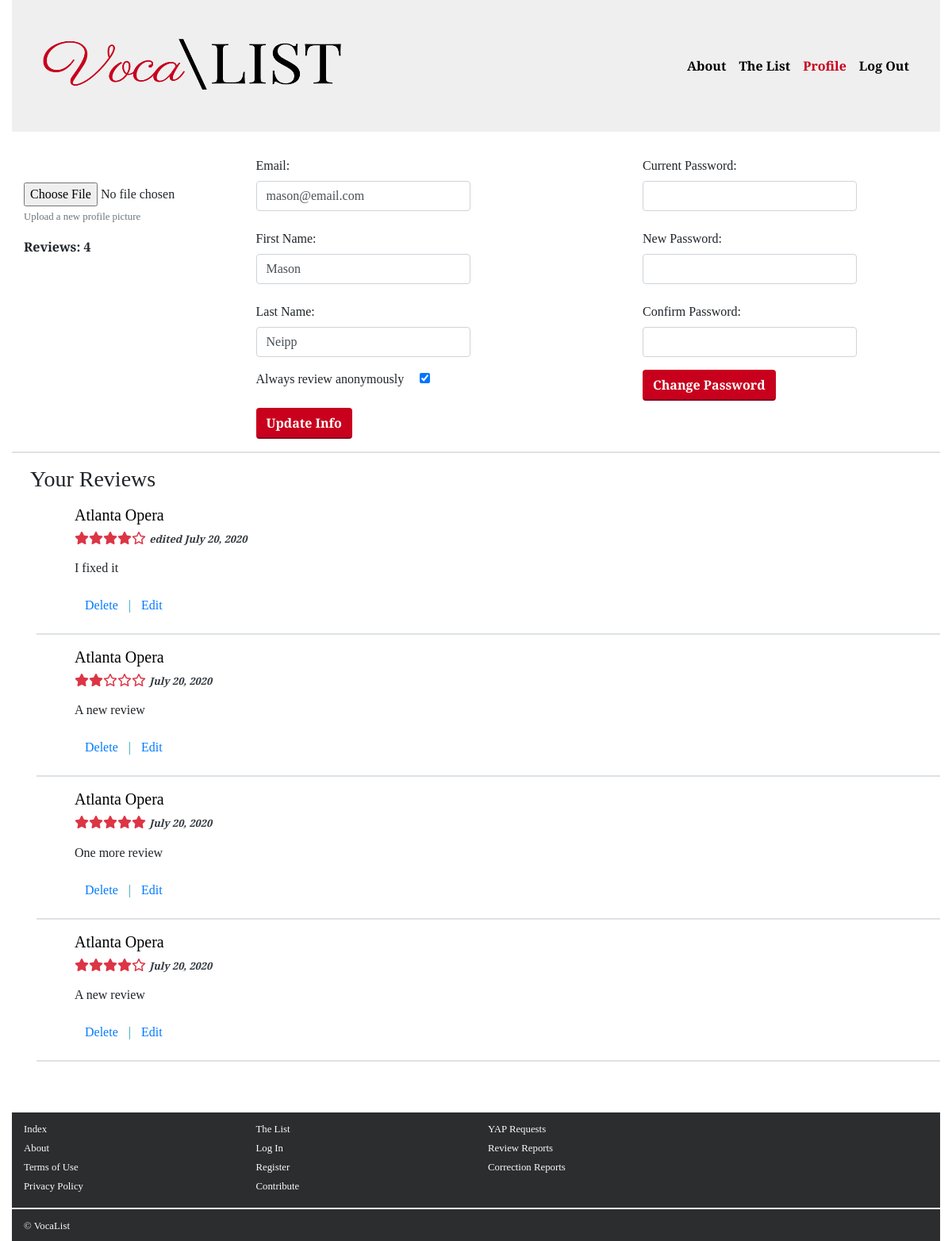
Before: /profile (signed in) with the older database file.
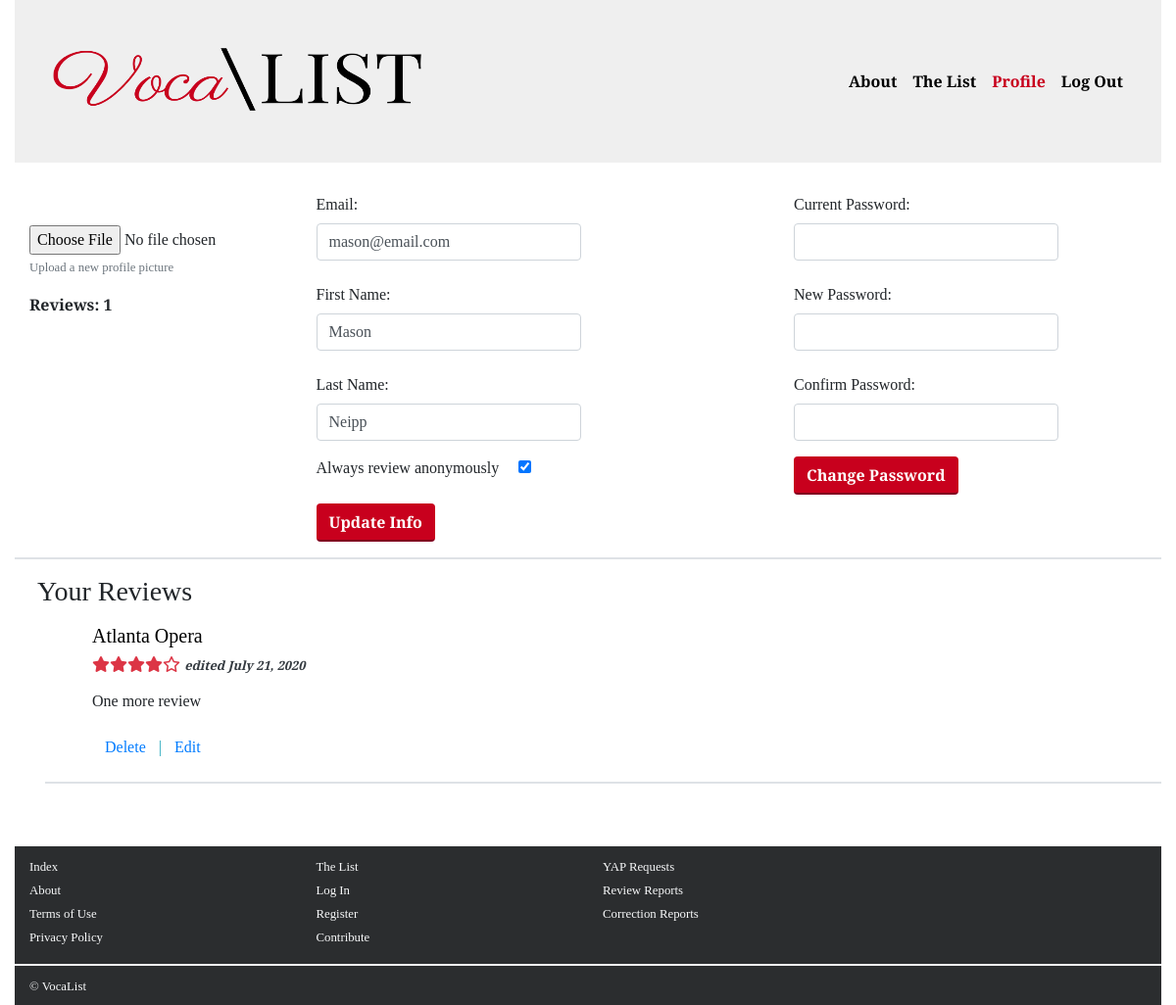
After: the same page with the newer database file.
### user_app/models.py (models this page shows, shortened)
class User(models.Model):
    first_name = models.CharField(max_length=255)
    last_name = models.CharField(max_length=255)
    email = models.CharField(max_length=255)
    password = models.CharField(max_length=255)
    image = models.ImageField(default='profile_pictures/default.png', upload_to='profile_pictures')
    anonymous = models.BooleanField(default = True)
    user_level_choices =[
        (0,"Normal"),
        (9,"Admin")
    ]
    user_level = models.IntegerField(choices=user_level_choices, default=0)
    user_level = models.IntegerField(default = 0)
    created_at = models.DateTimeField(auto_now_add=True)
    edited_at = models.DateTimeField(auto_now=True)
    objects = userManager()

### vocalist_app/models.py (models this page shows, shortened)
class Review(models.Model):
    content = models.TextField(blank= True, null=True)
    rating = models.IntegerField()
    company = models.ForeignKey(Company, related_name = "has_reviews", on_delete=models.CASCADE)
    creator = models.ForeignKey(User, related_name="has_reviewed", on_delete=models.CASCADE)
    anonymous = models.BooleanField(default = True)
    created_at = models.DateField(auto_now_add = True)
    updated_at = models.DateField(auto_now= True)
    def datePosted(self):
        return datetime.strftime(self.created_at, "%B %d, %Y")
    def dateEdited(self):
        return datetime.strftime(self.updated_at, "%B %d, %Y")

class Company(models.Model):
    name = models.CharField(max_length=255)
    weekly_stipend = models.DecimalField(max_digits=7, decimal_places=2)
    category = models.CharField(max_length=20)
    agma = models.BooleanField(default = False)
    housing = models.BooleanField(default = False)
    travel_stipend = models.BooleanField(default=False)
    benefits = models.BooleanField(default=False)
    slug = models.SlugField(unique= True, max_length=255, null=True, blank=True)
    description = models.TextField(blank = True, null = True)
    website = models.URLField(blank = True, null = True)
    logo = models.TextField(blank=True, null=True)
    minimum_age = models.IntegerField(blank=True, null=True)
    maximum_age = models.IntegerField(blank=True, null =True)
    created_at = models.DateField(auto_now_add = True)
    updated_at = models.DateField(auto_now= True)
    def __str__(self):
        return f'{self.name}'

### user_app/views.py (the view)
# urls.py: path('profile', user_views.user_profile, name="user_profile"),
def user_profile(request):
    if 'user_id' not in request.session:
        return reverse('login')
    else:
        context={
            'logged_user': User.objects.get(id=request.session['user_id'])
        }
        return render(request, "user_profile.html", context)

### vocalist_app/templates/user_profile.html (shortened to what this page needs)
<!doctype html>
<html lang=>
<head>
    <link rel="stylesheet" href="https://stackpath.bootstrapcdn.com/bootstrap/4.3.1/css/bootstrap.min.css"
>
    <link href="{% static 'css/style.css' %}" rel="stylesheet" type="text/css">
</head>
<body>
    <div class="container-fluid">
        <nav class="navbar navbar-expand-lg navbar-light" style="background-color:#efefef">
            <div class="container-fluid">
                <a href="{% url 'index' %}"><img src="{% static 'img/vocalist-logo.png' %}" class="navbar-brand"
                        height=150px width=400px></img></a>
                <div class="collapse navbar-collapse" id="navbarNavAltMarkup">
                    <div class="navbar-nav ml-auto">
                        <a class="nav-link font-weight-bold" href="{% url 'about' %}">About</a>
                        <a class="nav-link font-weight-bold" href="{% url 'list' %}">The List</a>
                        {% if logged_user %}
                        <a class="nav-link font-weight-bold active disabled" href="{% url 'user_profile' %}">Profile</a>
                        <a class="nav-link font-weight-bold" href="{% url 'logout' %} ">Log Out</a>
                        {% else %}
                        <a class="nav-link font-weight-bold" href="{% url 'login' %} ">Log In</a>
                        {% endif %}
                    </div>
                </div>
            </div>
        </nav>
        <div class="container-fluid mt-4">
            <div class="row d-flex justify-content-between">
                <div class="col-md-2">
                    <form action="{% url 'update_user_profile' %}" class="mt-0" method="POST" id="update-info" enctype="multipart/form-data">
                    <div class="form-group mt-3">
                        <input type="file" name="profile_picture" id="profile_picture" class="">
                        <small id="fileHelp" class="form-text text-muted">Upload a new profile picture</small>
                    </div>
                    <p class="font-weight-bold">Reviews: {{logged_user.has_reviewed.all.count}}</p>
                </div>
                <div class="col-md-4">
                        <div class="form-group">
                            <label for="email" class="col-form-label text-black">Email:</label>
                            <input type="email" class="form-control col-sm-9" name="email" id="email"
                                value="{{logged_user.email}}">
                        </div>
                        <div class="form-group">
                            <label for="first_name" class="col-form-label text-black">First Name:</label>
                            <input type="text" class="form-control col-sm-9" name="first_name" id="first_name"
                                value="{{logged_user.first_name}}">
                        </div>
                        <div class="form-group">
                            <label for="last_name" class="col-form-label text-black">Last Name:</label>
                            <input type="text" class="form-control col-sm-9" name="last_name" id="last_name"
                                value="{{logged_user.last_name}}">
                        </div>
                        <div class="form-group">
                            <label for="anonymous">Always review anonymously</label>
                            {% if logged_user.anonymous == True%}
                            <input type="checkbox" name="anonymous" id="anonymous" class="ml-3" checked>
                            {% else %}
                            <input type="checkbox" name="anonymous" id="anonymous" class="ml-3">
                            {% endif %}
                        </div>
                        <input type="submit" value="Update Info" class="btn btn-custom ml-auto">
                </div>
                <div class="col-md-4">
                    <form action="{% url 'update_password' %}" class="mt-0" method="POST" id="update_password">
                        <div class="form-group">
                            <label for="new-password" class="col-form-label text-black">Current Password:</label>
                            <input type="password" class="form-control col-sm-9" name="current_password" id="password">
                        </div>
                        <div class="form-group">
                            <label for="new-password" class="col-form-label text-black">New Password:</label>
                            <input type="password" class="form-control col-sm-9" name="new_password" id="new_password">
                        </div>
                        <div class="form-group">
                            <label for="confirm_password" class="col-form-label text-black">Confirm Password:</label>
                            <input type="password" class="form-control col-sm-9" name="confirm_password"
                                id="confirm_password">
                        </div>
                        <input type="submit" value="Change Password" class="btn btn-custom ml-auto">
                    </form>
                </div>
                <hr class="border border-grey w-100">
            </div>
            <h3 class="mb-3 ml-2">Your Reviews</h3>
            <div id="user_reviews">
                {% for review in logged_user.has_reviewed.all %}
            <div class="row ml-3">
                <div class="mx-5">
                    <h5><a href="{% url 'company_profile' review.company.slug %}">{{review.company}}</a></h5>
                    <h6 class="font-weight-bold text-danger">
                        {% if review.rating == 1 %}
                        <i class="fas fa-star"></i><i class="fa fa-star-o"></i><i class="fa fa-star-o"></i><i class="fa fa-star-o"></i><i class="fa fa-star-o"></i>
                        {% elif review.rating == 2 %}
                        <i class="fas fa-star"></i><i class="fas fa-star"></i><i class="fa fa-star-o"></i><i class="fa fa-star-o"></i><i class="fa fa-star-o"></i>
                        {% elif review.rating == 3 %}
                        <i class="fas fa-star"></i><i class="fas fa-star"></i><i class="fas fa-star"></i><i class="fa fa-star-o"></i><i class="fa fa-star-o"></i>
                        {% elif review.rating == 4 %}
                        <i class="fas fa-star"></i><i class="fas fa-star"></i><i class="fas fa-star"></i><i class="fa fa-star"></i><i class="fa fa-star-o"></i>
                        {% elif review.rating == 5 %}
                        <i class="fas fa-star"></i><i class="fas fa-star"></i><i class="fas fa-star"></i><i class="fa fa-star"></i><i class="fa fa-star"></i>
                        {% endif %}
                            {% if review.datePosted != review.dateEdited %}
                            <small><em class="text-dark font-weight-bold">edited {{review.dateEdited}}</em></small></p>
                             {% else %}
                            <small><em class="text-dark font-weight-bold">{{review.datePosted}}</em></small></p>
                            {% endif %}
                        </h6>
                    <p>{{review.content}}</p>
                    <form action="{% url 'delete_review' review.id %}" method="POST" class="d-flex justify-content-start">
                        <input type="submit" value="Delete" class="btn btn-link">
                        <span class="text-info align-self-center">|</span>
                        <input type="button" value="Edit" class="btn btn-link edit_review">
                    </form>
                </div>
                <hr class="border border-grey w-100">
            </div>
            {% endfor %}
            </div>
        </div>
        <div class="container-fluid mt-5" style="background-color:#2B2D2F;">
            <div class="row d-flex justify-content-start">
                <div class="col-md-3">
                    <ul class="list-unstyled mt-2">
                        <li><a href="{% url 'index' %}" class="text-light"><small>Index</small></a></li>
                        <li><a href="{% url 'about' %}" class="text-light"><small>About</small></a></li>
                        <li><a href="{% url 'terms_of_use' %}" class="text-light"><small>Terms of Use</small></a></li>
                        <li><a href="{% url 'privacy_policy' %}" class="text-light"><small>Privacy Policy</small></a></li>
                    </ul>
                </div>
                <div class="col-md-3">
                    <ul class="list-unstyled mt-2">
                        <li><a href="{% url 'list' %}" class="text-light"><small>The List</small></a></li>
                        <li><a href="{% url 'login' %}" class="text-light"><small>Log In</small></a></li>
                        <li><a href="{% url 'register' %}" class="text-light"><small>Register</small></a></li>
                        <li><a href="{% url 'contribute' %}" class="text-light"><small>Contribute</small></a></li>
                    </ul>
                </div>
                {% if logged_user.user_level == 9%}
                <div class="col-md-3">
                    <ul class="list-unstyled mt-2">
                        <li><a href="{% url 'requests' %}" class="text-light"><small>YAP Requests</small></a></li>
                        <li><a href="{% url 'all_reports' %}" class="text-light"><small>Review Reports</small></a></li>
                        <li><a href="{% url 'all_corrections' %}" class="text-light"><small>Correction Reports</small></a></li>
                    </ul>
                </div>
                {% endif %}
            </div>
            <div class="row">
                <hr class="border border-light w-100 mb-0 mt-0" >
            </div>
            <div class="row d-flex justify-content-start">
                <div class="col-md-2 mb-2 mt-2">
                    <small class="text-light"> &copy; VocaList</small>
                </div>
            </div>
        </div>
    </div>
</body>
</html>

### vocalist_app/static/css/style.css (style rules this page uses)
body { font-family: 'Playfair Display', serif; width: 100%; }
a { color: black !important; text-decoration: none; }
.btn-custom { background-color:#c8001d; border-bottom: 2px solid #80011f; color:white !important; font-weight: bold; }
a.active { color:#c8001d !important; }

Changed rows visible on the page:
removed Review: company "Atlanta Opera", rating 4 (drawn), dateEdited "July 20, 2020", content "I fixed it"
removed Review: company "Atlanta Opera", rating 2 (drawn), datePosted "July 20, 2020", content "A new review"
removed Review: company "Atlanta Opera", rating 4 (drawn), datePosted "July 20, 2020", content "A new review"
computed for User "mason@email.com": has_reviewed.all.count "4" → "1"
changed Review "One more review": rating 5 → 4 (drawn); updated_at "2020-07-20" → "2020-07-21" (drawn); dateEdited (not shown) → "July 21, 2020"; datePosted "July 20, 2020" → (not shown)
